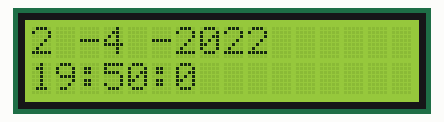
Simulated run of this sketch. Board: Arduino Uno, built with avr-gcc and run on an emulated ATmega328P. Parts: 16×2 character LCD.

Above: at 0.2 s.
At 4.3 s:
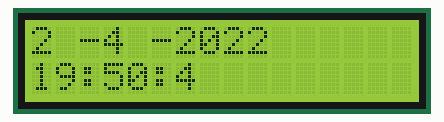
At 9.4 s:
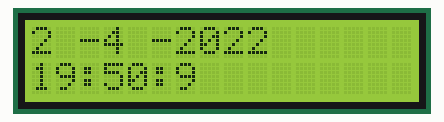
At 18.6 s:
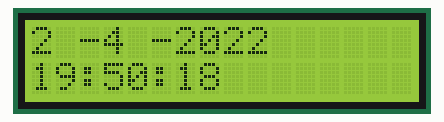
At 27.8 s:
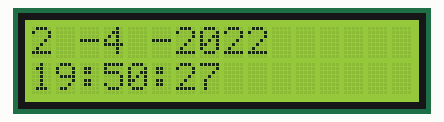
At 38.1 s:
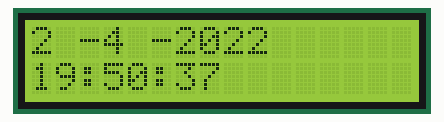

The sketch:

Zegar_bez_u_ycia_modu_u.ino
```cpp
#include <LiquidCrystal_I2C.h>

LiquidCrystal_I2C lcd(0x27, 2, 16);

// Definicje polskich znaków
byte pla[8] = {0b00000, 0b00000, 0b01110, 0b00001, 0b01111, 0b10001, 0b01111, 0b00100};
byte plc[8] = {0b00010, 0b00100, 0b01110, 0b10000, 0b10000, 0b10001, 0b01110, 0b00000};
byte ple[8] = {0b00000, 0b00000, 0b01110, 0b10001, 0b11111, 0b10000, 0b01110, 0b00100};
byte pll[8] = {0b01100, 0b00100, 0b00110, 0b00100, 0b01100, 0b00100, 0b01110, 0b00000};
byte pln[8] = {0b00010, 0b00100, 0b11110, 0b10001, 0b10001, 0b10001, 0b10001, 0b00000};
byte plo[8] = {0b00010, 0b00100, 0b01110, 0b10001, 0b10001, 0b10001, 0b01110, 0b00000};
byte pls[8] = {0b00010, 0b00100, 0b01110, 0b10000, 0b01110, 0b00001, 0b11110, 0b00000};
byte plz[8] = {0b00100, 0b00000, 0b11111, 0b00010, 0b00100, 0b01000, 0b11111, 0b00000};

int lata = 2022;
int miesiace = 4;
int dni = 2;
int godziny = 19;
int minuty = 50;
int sekundy = 0;

const int dni_w_miesiacu[12] = {31, 28, 31, 30, 31, 30, 31, 31, 30, 31, 30, 31};

void setup() {
    lcd.init();
    lcd.backlight();
    lcd.createChar(0, pla);
    lcd.createChar(1, plc);
    lcd.createChar(2, ple);
    lcd.createChar(3, pll);
    lcd.createChar(4, pln);
    lcd.createChar(5, plo);
    lcd.createChar(6, pls);
    lcd.createChar(7, plz);
    lcd.clear();
}

void loop() {
    lcd.setCursor(0, 0);
    lcd.print(dni);
    lcd.setCursor(2, 0);
    lcd.print("-");
    lcd.setCursor(3, 0);
    lcd.print(miesiace);
    lcd.setCursor(5, 0);
    lcd.print("-");
    lcd.setCursor(6, 0);
    lcd.print(lata);

    lcd.setCursor(0, 1);
    lcd.print(godziny);
    lcd.setCursor(2, 1);
    lcd.print(":");
    lcd.setCursor(3, 1);
    lcd.print(minuty);
    lcd.setCursor(5, 1);
    lcd.print(":");
    lcd.setCursor(6, 1);
    lcd.print(sekundy);

    delay(1000);
    sekundy++;

    if (sekundy == 60) {
        sekundy = 0;
        minuty++;
    }
    if (minuty == 60) {
        minuty = 0;
        godziny++;
    }
    if (godziny == 24) {
        godziny = 0;
        dni++;
    }

    int max_dni = dni_w_miesiacu[miesiace - 1];
    if (miesiace == 2 && ((lata % 400 == 0) || ((lata % 4 == 0) && (lata % 100 != 0)))) {
        max_dni = 29;
    }

    if (dni > max_dni) {
        dni = 1;
        miesiace++;
    }

    if (miesiace > 12) {
        miesiace = 1;
        lata++;
    }
}
```

Measured:
- what the display in image 1 shows lasts 1.1 s, from 4.2 s to 5.3 s
